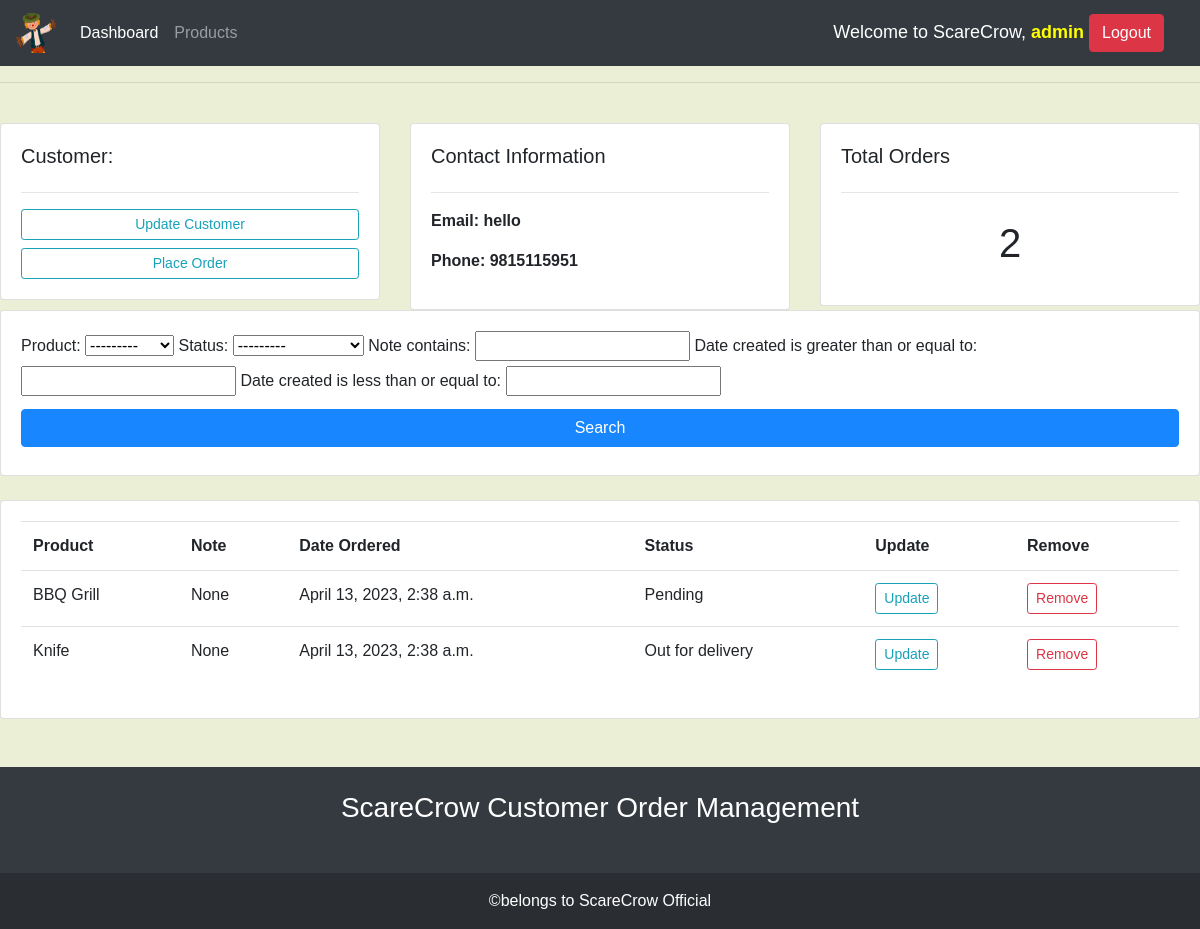
Page /customer/5/ (signed in) on the committed database.
### accounts/models.py (models this page shows, shortened)
class Customer(models.Model):
    user=models.OneToOneField(User,null=True,blank=True,on_delete=models.CASCADE)
    name=models.CharField(max_length=200,null=True)
    phone=models.CharField(max_length=200,null=True)
    email=models.CharField(max_length=200,null=True)
    profile_pic = models.ImageField( default="logo.png",null=True, blank=True)
    date_created=models.DateTimeField(auto_now_add=True)

class Order(models.Model):
   STATUS=(
      ('Pending','Pending'),
       ('Out for delivery','Out for delivery'),
      ('Delivered','Delivered'),
   )
   customer=models.ForeignKey(Customer,null=True,on_delete=models.SET_NULL)
   product=models.ForeignKey(Product,null=True,on_delete=models.SET_NULL)
   date_created=models.DateTimeField(auto_now_add=True)
   status=models.CharField(max_length=200,null=True,choices=STATUS)
   note=models.CharField(max_length=1000,null=True)

class Product(models.Model):
    CATEGORY=(
        ('Indoor','Indoor'),
        ('Out Door','Out Door'),
    )
    name=models.CharField(max_length=200,null=True)
    price=models.FloatField(null=True)
    category=models.CharField(max_length=200,null=True,choices=CATEGORY)
    description=models.CharField(max_length=200,null=True,blank=True)
    date_created=models.DateTimeField(auto_now_add=True)
    tags=models.ManyToManyField(Tag)
    def __str__(self):
        return self.name

### accounts/decorators.py (the view)
        def wrapper_func(request, *args, **kwargs):
            print('working:' + str(allowed_roles))
            group = None
            if request.user.groups.exists():
                group = request.user.groups.all()[0].name
            if group in allowed_roles:
                return view_func(request, *args, **kwargs)
            else:
                return redirect('login') # change this line

### accounts/views.py (called while the page is built)
@login_required(login_url='login')
@allowed_users(allowed_roles=['admin'])
def customer(request,pk_test):
    customer=Customer.objects.get(id=pk_test)
    orders=customer.order_set.all()
    orders_count=orders.count()
    myFilter=OrderFilter(request.GET,queryset=orders)
    orders=myFilter.qs
    context={'customer':customer,'orders':orders,'orders_count':orders_count,'myFilter':myFilter}
    return render(request, 'accounts/customer.html',context)

### accounts/templates/accounts/customer.html
{% extends 'accounts/main.html' %}
{% block title %}| Customer{% endblock %} {% block content %}
<br />
<div class="row">
  <div class="col-md">
    <div class="card card-body">
      <h5>Customer:</h5>
      <hr />
      <a href="" class="btn btn-outline-info btn-sm btn-block"
        >Update Customer</a
      >
      <a
        href="{% url 'create_order' customer.id%}"
        class="btn btn-outline-info btn-sm btn-block"
        >Place Order</a
      >
    </div>
  </div>
  <div class="col-md">
    <div class="card card-body">
      <h5>Contact Information</h5>
      <hr />
      <p>
        <strong>Email: {{ customer.email }} </strong>
      </p>
      <p>
        <strong>Phone: {{ customer.phone }} </strong>
      </p>
    </div>
  </div>
  <div class="col-md">
    <div class="card card-body">
      <h5>Total Orders</h5>
      <hr />
      <h1 style="text-align: center; padding: 10px">{{ orders.count}}</h1>
    </div>
  </div>
</div>
<div class="row">
  <div class="col-md">
    <div class="card card-body">
      <form action="" method="get">
        {{myFilter.form}}
        <button class="btn btn-primary" type="submit">Search</button>
      </form>
    </div>
  </div>
</div>
<br />
<div class="row">
  <div class="col-md">
    <div class="card card-body">
      <table class="table table-md">
        <tr>
          <th>Product</th>
          <th>Note</th>
          <th>Date Ordered</th>
          <th>Status</th>
          <th>Update</th>
          <th>Remove</th>
        </tr>
        {% for order in orders %}
        <tr>
          <td>{{ order.product }}</td>
          <td>{{ order.note }}</td>
          <td>{{ order.date_created }}</td>
          <td>{{ order.status }}</td>
          <td>
            <a href="" class="btn btn-outline-info btn-sm">Update</a>
          </td>
          <td>
            <a href="" class="btn btn-outline-danger btn-sm">Remove</a>
          </td>
        </tr>
        {% endfor %}
      </table>
    </div>
  </div>
</div>
{% endblock content %}

### accounts/templates/accounts/main.html (shortened to what this page needs)
{% load static %}
<!DOCTYPE html>
<html lang="en">
  <head>
    <link
      rel="stylesheet"
      href="https://cdn.jsdelivr.net/npm/bootstrap@4.0.0/dist/css/bootstrap.min.css"
    />
    <link rel="stylesheet" href="{%static 'css/main.css'%}" />
    <link rel="stylesheet" href="{%static 'css/delete.css'%}" />
  </head>
  <body>
    <nav class="navbar navbar-expand-lg navbar-dark bg-dark">
      <a class="navbar-brand" href="{% url 'home' %}">
        <img
          src="{%static 'images/logo3.png'%}"
          alt="e-commerce"
          style="height: 40px; width: 40px"
      /></a>
      <div class="collapse navbar-collapse" id="navbarNav">
        <ul class="navbar-nav">
          {% if request.user.is_staff%}
          <li class="nav-item active">
            <a class="nav-link" href="{% url 'home' %}">Dashboard</a>
          </li>
          <li class="nav-item">
            <a class="nav-link" href="{% url 'products'%}">Products</a>
          </li>
           {% endif %}
        </ul>
      </div>
      <span  style="font-size:18px;color:#fff;margin-right:20px;">
       Welcome to ScareCrow, <b style="color:yellow;">{{user.username}}</b>
      <span>
        <a href="{% url 'logout' %}" class="btn btn-danger">Logout</a>
      </span>
    </nav>
    <hr />
    {% block content %}{% endblock content %}
    <br />
    <br />
    <footer class="bg-dark text-center text-white">
      <div class="container p-4 pb-0">
        <section class="mb-4">
          <h3>ScareCrow Customer Order Management</h3>
        </section>
      </div>
      <div class="text-center p-3" style="background-color: rgba(0, 0, 0, 0.2)">
        ©belongs to
        <a class="text-white" href="https://mdbootstrap.com/"
          >ScareCrow Official</a
        >
      </div>
    </footer>
  </body>
</html>

### static/css/main.css (style rules this page uses)
body { background-color: #ebefd5; }

### static/css/delete.css (style rules this page uses)
body { font-family: Arial, Helvetica, sans-serif; }
* { box-sizing: border-box; }
button { background-color: #04aa6d; color: white; padding: 14px 20px; margin: 8px 0; border: none; cursor: pointer; width: 100%; opacity: 0.9; }
.container { padding: 16px; text-align: center; }

### rows in the picture
Customer: email "hello", phone "9815115951"
Order: product "BBQ Grill", note "None", date_created "April 13, 2023, 2:38 a.m.", status "Pending"
Order: product "Knife", note "None", date_created "April 13, 2023, 2:38 a.m.", status "Out for delivery"

### other values in the picture
{{ user.username }} "admin"
{{ orders.count }} "2"
